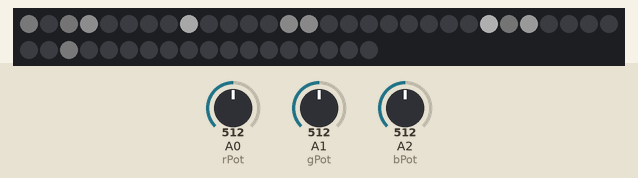
A sketch run on a simulated Arduino Uno, built with avr-gcc and run on an emulated ATmega328P. Parts: 48 RGB LEDs in strip order, left to right, continuing on the next row. The inputs (shaded band) are chosen by the test bench; at power-on: A0 (rPot) = 512, A1 (gPot) = 512, A2 (bPot) = 512. Dim RGB values are drawn brighter than linear; random numbers use the default seed unless the sketch sets one.

Above: at 1.2 s.
1.3 s: A0 (rPot) set to 306
At 1.67 s:
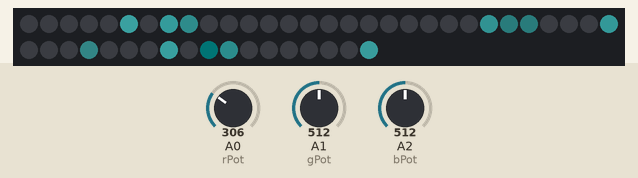
3.9 s: A1 (gPot) set to 306
At 4.09 s:
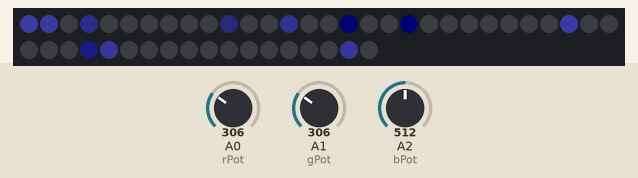
6.3 s: A2 (bPot) set to 122
At 6.51 s:
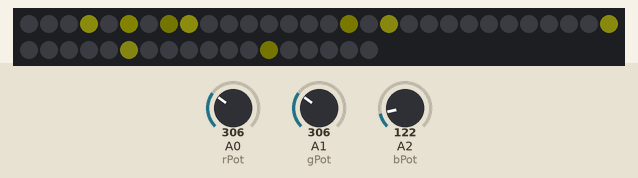
8.7 s: A0 (rPot) set to 511
At 8.94 s:
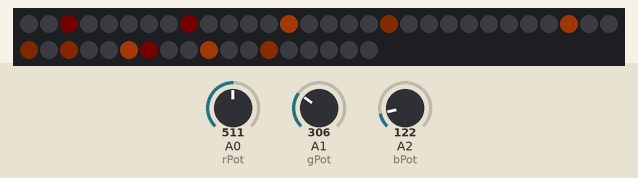
11.2 s: A2 (bPot) set to 511
At 11.36 s:
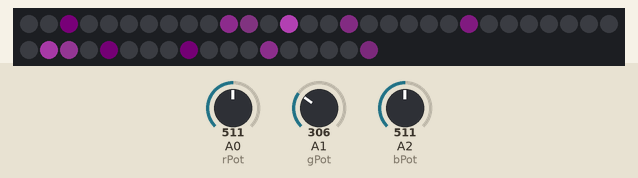
13.6 s: A1 (gPot) set to 716
At 13.79 s:
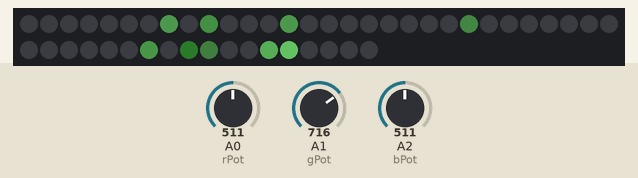
Timing chart, 0 to 16.6 s (numbered marks = the images above; inputs shaded):
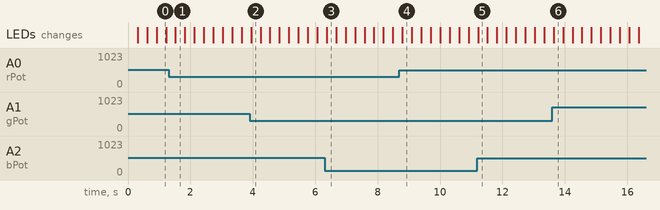

The sketch:

sparkle-pot.ino
```cpp
// Sparkle - shows sparkle on strip of the current color

#include <FastLED.h>

const int numLeds = 48;
const int dataPin = 6;
const int rPot = 0;
const int gPot = 1;
const int bPot = 2;
const int aButton = 3;
const int bButton = 4;

CRGB leds[numLeds];
const int sparkleTotal = 16;
int sparkleLocations[sparkleTotal];
int sparkleValues[sparkleTotal];

void setup() {
  FastLED.addLeds<NEOPIXEL, dataPin>(leds, numLeds);
  pinMode(aButton, INPUT_PULLUP);
  pinMode(bButton, INPUT_PULLUP);
  randomSeed(analogRead(0));

  // New sparkle locations and set values for them
  int i;
  for (i = 0; i < sparkleTotal; ++i)
  {
    sparkleLocations[i] = random(numLeds);
    sparkleValues[i] = random(255);
  }
}

void loop() {
  CRGB currentColor;

  // Grab current analog pot color value
  currentColor.r = map(analogRead(rPot), 0, 1023, 0, 255);
  currentColor.g = map(analogRead(gPot), 0, 1023, 0, 255);
  currentColor.b = map(analogRead(bPot), 0, 1023, 0, 255);

  // Set colors for the correct pixels using sparkleLocations / sparkleValues
  int i;
  for (i = 0; i < sparkleTotal; ++i)
  {
    leds[sparkleLocations[i]].r = dim8_raw(map(sparkleValues[i], 0, 255, 0, currentColor.r));
    leds[sparkleLocations[i]].g = dim8_raw(map(sparkleValues[i], 0, 255, 0, currentColor.g));
    leds[sparkleLocations[i]].b = dim8_raw(map(sparkleValues[i], 0, 255, 0, currentColor.b));
  }

  // Show now
  FastLED.show();
  delay(1);

  // Reduce values of each sparkle, then clean up and replace each sparkle that has
  // completely dimmed
  for (i = 0; i < sparkleTotal; ++i)
  {
    sparkleValues[i] = sparkleValues[i] - 1;
    if (sparkleValues[i] <= 0)
    {
      leds[sparkleLocations[i]] = CRGB::Black;
      sparkleLocations[i] = random(numLeds);
      sparkleValues[i] = random(255);
    }
  }
}
```
